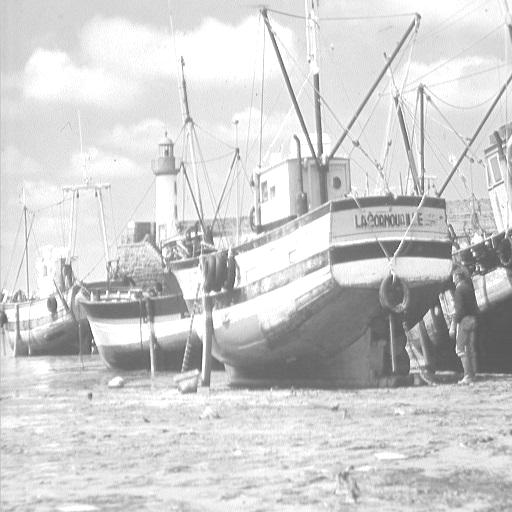
%> input picture Leccion 8/boat_new.jpg, 512 x 512 px
$ octave ejemplo1.m   (GNU Octave 9; MATLAB toolbox functions it lacks are replaced by stand-ins)
%> lines starting %> are read from the running program, lines starting %| are printed output that depends on the picture
clc; clear; close all;
pkg load image;

A  = imread('boat_new.jpg');
%> A is the input picture: size 512x512 uint8; min 67, max 255, mean 207.7
subplot(1,2,1);
imshow(A);

A=double(A);
%> A: size 512x512 double
c=1.5;gamma=1;
% c>1, clara, c1<0 oscurece
%gamma>1 aclara, gamma<1 oscurece

B=c*A.^gamma; %El .^ sirve para elevar puntualmente, si no se hace por matriz
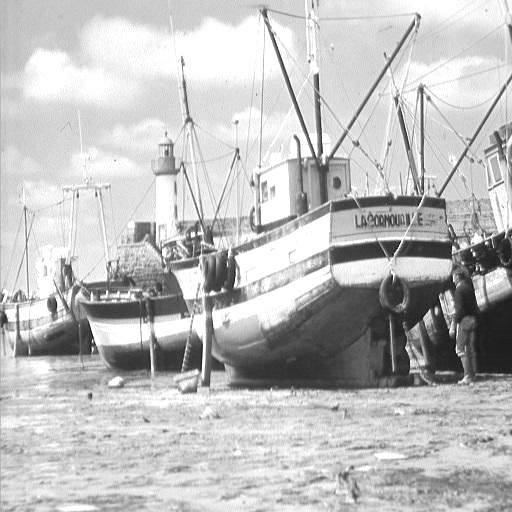
%> B: size 512x512 double; min 100.5, max 382.5, mean 311.6; drawn with min black and max white
B=uint8(B);
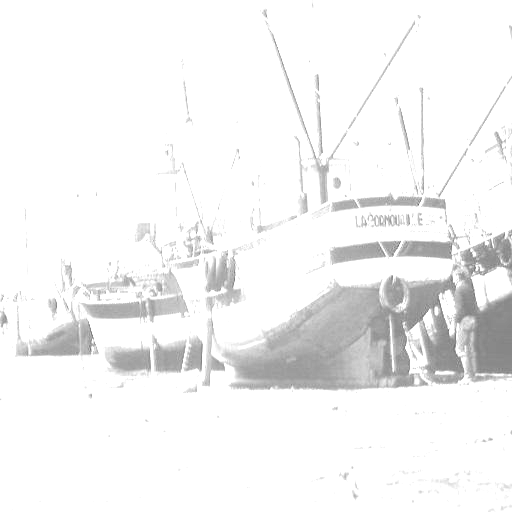
%> B: size 512x512 uint8; min 101, max 255, mean 242.9

subplot(1,2,2);
imshow(B);
